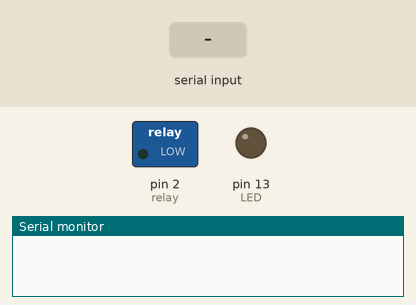
Recording of a sketch running on a simulated Arduino Uno, built with avr-gcc and run on an emulated ATmega328P. Shown: switched loads named in the sketch (green lamp = pin HIGH), output pins drawn as LEDs (lit = HIGH), the last lines printed to the serial monitor. The test bench sets the inputs (shaded band).

Above: at 1.2 s.
1.3 s: "menyala" received over Serial
At 2.3 s:
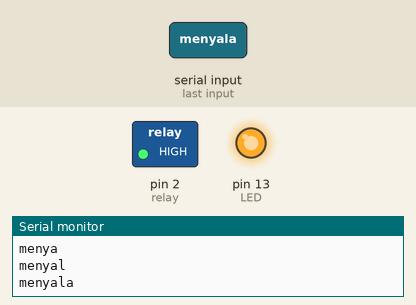
2.8 s: "nyalakan" received over Serial
4.3 s: "on" received over Serial
Timing chart, 0 to 7.3 s (numbered marks = the images above; inputs shaded):
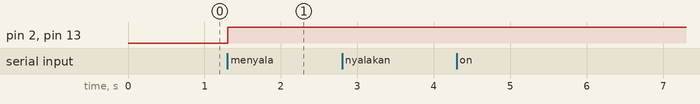

The sketch:

voice_control_using_HC-05.ino
```cpp
const int relay = 2, LED = 13;
char data;
char buff[30];
int index=0;
bool key = 0;
long int waktu;


void setup() {


 Serial.begin(9600);
 pinMode(relay,OUTPUT);
 pinMode(LED,OUTPUT);


}

void loop() {
  // jika data diterima
  if(Serial.available() > 0){
  // simpan data ke variable data
  data = Serial.read();


// variable agar datanya tersimpan dari nol (optional)
  if(key = 0){
    buff[index] = data;
    key = 1;
  }
  else{
// algoritma agar data nya tersimpan ke buffer
// Note : jika tidak diterapkan data hanya akan tersimpan satu per satu
    buff[index++] = data;
  }
// memberi char null di akhir data
buff[index] = '\0';
// print variabel tersebut ke serial monitor
Serial.println(buff);
}


// algo perbandingan string
// jika sesuai dengan string yang kita buat, maka akan memasuki percabangan yang kita buat
// variable indeks di reset agar data pada buff akan tereset ketika berhasil memasuki percabangan
if(strcmp (buff,"menyala") == 0){
  digitalWrite(relay,1);
  digitalWrite(LED,1);
    index = 0;
  }
if(strcmp (buff,"nyalakan") == 0){
  digitalWrite(relay,1);
  digitalWrite(LED,1);
    index = 0;
  }
if(strcmp (buff,"on") == 0){
  digitalWrite(relay,1);
  digitalWrite(LED,1);
    index = 0;
  }
if(strcmp (buff,"kasih menyala") == 0){
  digitalWrite(relay,1);
  digitalWrite(LED,1);
    index = 0;
  }
if(strcmp (buff,"Turn on the lamp") == 0){
  digitalWrite(relay,1);
  digitalWrite(LED,1);
    index = 0;
  }
if(strcmp (buff,"aktifkan lampu") == 0){
  digitalWrite(relay,1);
  digitalWrite(LED,1);
    index = 0;
  }
if(strcmp (buff,"Hidupkan lampu") == 0){
  digitalWrite(relay,1);
  digitalWrite(LED,1);
    index = 0;
  }
  if(strcmp (buff,"Positif") == 0){
  digitalWrite(relay,1);
  digitalWrite(LED,1);
    index = 0;
  }


// algoritma masih sama, tapi untuk mematikan lampu
else if(strcmp (buff,"mati") == 0){
  digitalWrite(relay,0);
  digitalWrite(LED,0);
    index = 0;
  }


else if(strcmp (buff,"matikan") == 0){
  digitalWrite(relay,0);
  digitalWrite(LED,0);
    index = 0;
  }


else if(strcmp (buff,"Matikan lampu") == 0){
  digitalWrite(relay,0);
  digitalWrite(LED,0);
    index = 0;
  }

else if(strcmp (buff,"Turn off the lamp") == 0){
  digitalWrite(relay,0);
  digitalWrite(LED,0);
    index = 0;
  }

else if(strcmp (buff,"Turn it Off") == 0){
  digitalWrite(relay,0);
  digitalWrite(LED,0);
    index = 0;
  }

else if(strcmp (buff,"Kasih mati") == 0){
  digitalWrite(relay,0);
  digitalWrite(LED,0);
    index = 0;
  }

else if(strcmp (buff,"Kurn off the lamp") == 0){
  digitalWrite(relay,0);
  digitalWrite(LED,0);
    index = 0;
  }


  // sistem pengaman: mereset isi buffer setiap 10 detik
if(millis() - waktu >= 10000){
  for(int i; i < 30; i++){
    buff[i] = 0;
    waktu = millis();
    index = 0;
  }
// note: jika buffer tidak di reset setiap 10 detik, maka datanya akan tertumpuk dan tidak dapat di baca oleh mikrokontroler

  }
}


//author: @anxxre_z
```

Measured:
- after the input at 1.3 s, pin 2 (relay), pin 13 (LED): LOW → HIGH at once
